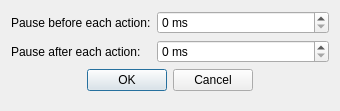
<?xml version="1.0" encoding="UTF-8"?>
<ui version="4.0">
 <class>ScriptSettingsDialog</class>
 <widget class="QDialog" name="ScriptSettingsDialog">
  <property name="geometry">
   <rect>
    <x>0</x>
    <y>0</y>
    <width>340</width>
    <height>111</height>
   </rect>
  </property>
  <property name="windowTitle">
   <string>Script settings</string>
  </property>
  <property name="windowIcon">
   <iconset resource="actiona.qrc">
    <normaloff>:/icons/options.png</normaloff>:/icons/options.png</iconset>
  </property>
  <layout class="QFormLayout" name="formLayout">
   <item row="2" column="0" colspan="2">
    <widget class="QDialogButtonBox" name="buttonBox">
     <property name="orientation">
      <enum>Qt::Horizontal</enum>
     </property>
     <property name="standardButtons">
      <set>QDialogButtonBox::Cancel|QDialogButtonBox::Ok</set>
     </property>
     <property name="centerButtons">
      <bool>true</bool>
     </property>
    </widget>
   </item>
   <item row="0" column="0">
    <widget class="QLabel" name="label">
     <property name="text">
      <string>Pause before each action:</string>
     </property>
    </widget>
   </item>
   <item row="1" column="0">
    <widget class="QLabel" name="label_2">
     <property name="text">
      <string>Pause after each action:</string>
     </property>
    </widget>
   </item>
   <item row="0" column="1">
    <widget class="QSpinBox" name="pauseBeforeSpinBox">
     <property name="suffix">
      <string extracomment="milliseconds"> ms</string>
     </property>
    </widget>
   </item>
   <item row="1" column="1">
    <widget class="QSpinBox" name="pauseAfterSpinBox">
     <property name="suffix">
      <string extracomment="milliseconds"> ms</string>
     </property>
    </widget>
   </item>
  </layout>
 </widget>
 <resources>
  <include location="actiona.qrc"/>
 </resources>
 <connections>
  <connection>
   <sender>buttonBox</sender>
   <signal>accepted()</signal>
   <receiver>ScriptSettingsDialog</receiver>
   <slot>accept()</slot>
   <hints>
    <hint type="sourcelabel">
     <x>248</x>
     <y>254</y>
    </hint>
    <hint type="destinationlabel">
     <x>157</x>
     <y>274</y>
    </hint>
   </hints>
  </connection>
  <connection>
   <sender>buttonBox</sender>
   <signal>rejected()</signal>
   <receiver>ScriptSettingsDialog</receiver>
   <slot>reject()</slot>
   <hints>
    <hint type="sourcelabel">
     <x>316</x>
     <y>260</y>
    </hint>
    <hint type="destinationlabel">
     <x>286</x>
     <y>274</y>
    </hint>
   </hints>
  </connection>
 </connections>
</ui>
